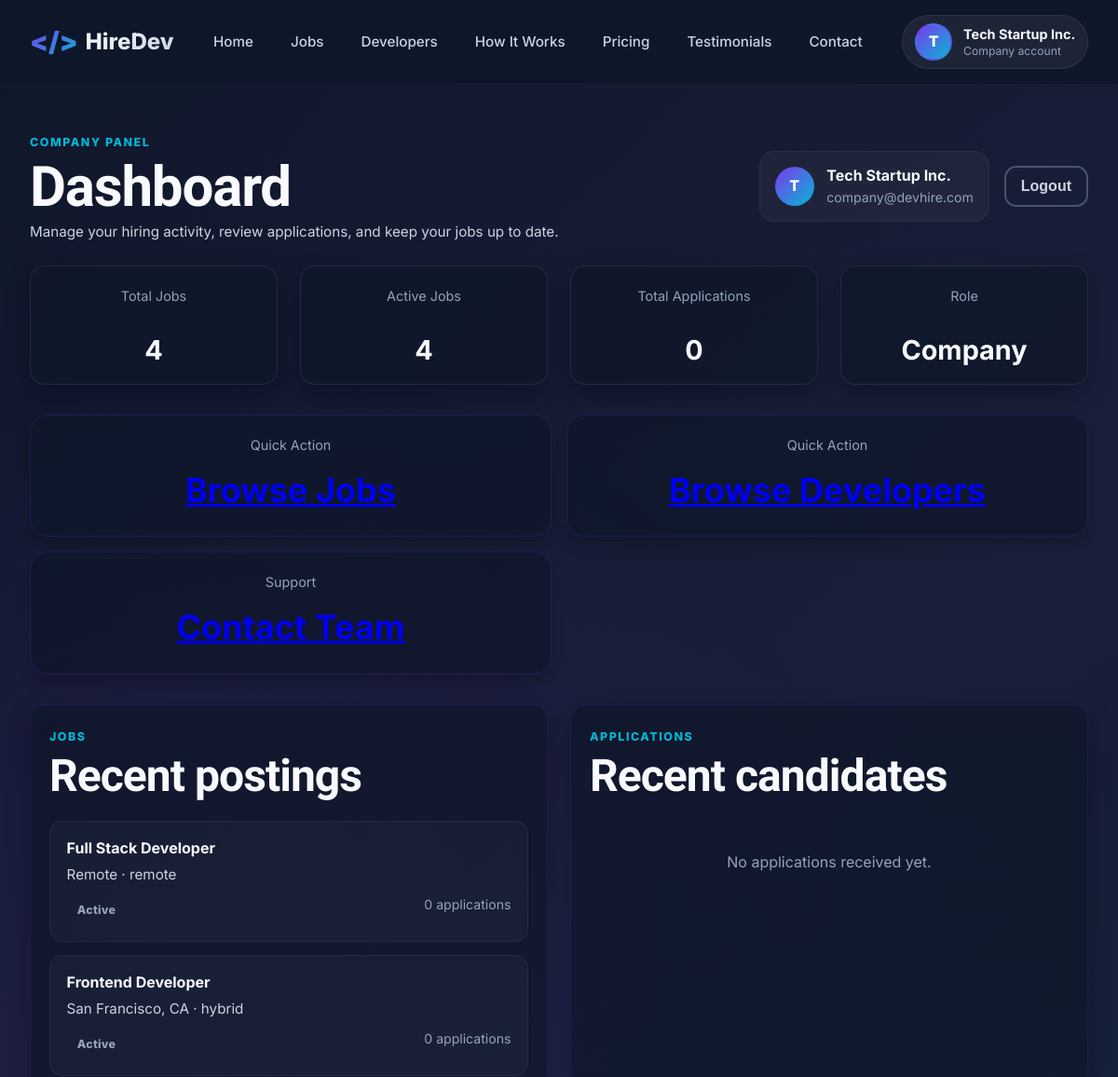
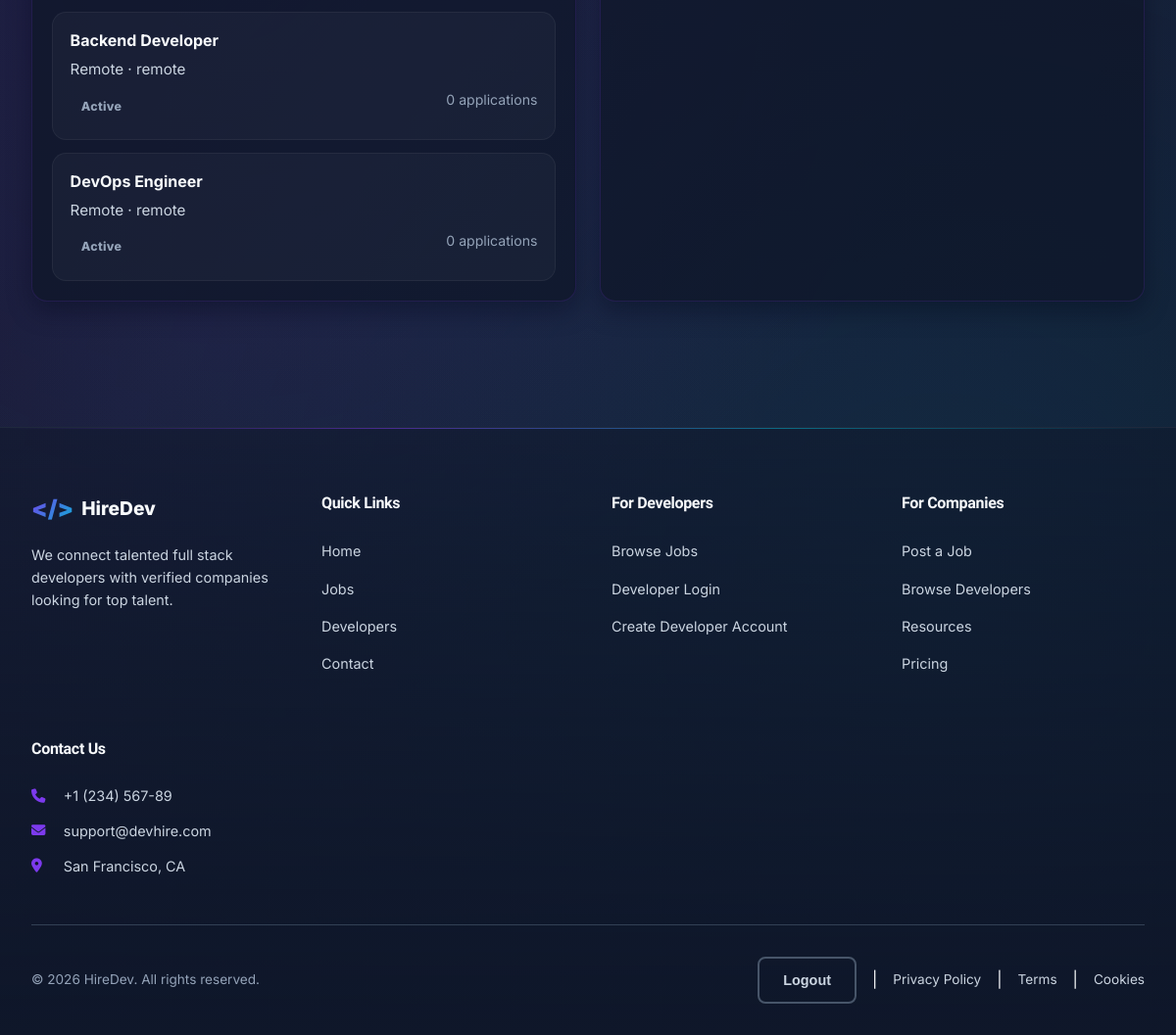
Screenshot of /DevHire/company/dashboard.php (signed in) with the database file from the repository (2 pictures, top to bottom).
### tables this page shows
CREATE TABLE users (
    id INT PRIMARY KEY AUTO_INCREMENT,
    fullName VARCHAR(255) NOT NULL,
    email VARCHAR(255) NOT NULL UNIQUE,
    password VARCHAR(255) NOT NULL,
    firebase_uid VARCHAR(255) DEFAULT NULL UNIQUE,
    provider VARCHAR(100) DEFAULT 'password',
    phone VARCHAR(20) DEFAULT NULL,
    role ENUM('developer', 'company') NOT NULL DEFAULT 'developer',
    experience VARCHAR(50) DEFAULT NULL,
    techStack LONGTEXT DEFAULT NULL,
    portfolio_url VARCHAR(255) DEFAULT NULL,
    company_name VARCHAR(255) DEFAULT NULL,
    company_description LONGTEXT DEFAULT NULL,
    profile_image VARCHAR(255) DEFAULT NULL,
    bio LONGTEXT DEFAULT NULL,
    verified BOOLEAN NOT NULL DEFAULT FALSE,
    last_login_at TIMESTAMP NULL DEFAULT NULL,
    created_at TIMESTAMP NOT NULL DEFAULT CURRENT_TIMESTAMP,
    updated_at TIMESTAMP NOT NULL DEFAULT CURRENT_TIMESTAMP ON UPDATE CURRENT_TIMESTAMP,
    INDEX idx_email (email),
    INDEX idx_role (role),
    INDEX idx_firebase_uid (firebase_uid),
    INDEX idx_provider (provider)
);

CREATE TABLE jobs (
    id INT PRIMARY KEY AUTO_INCREMENT,
    title VARCHAR(255) NOT NULL,
    company_id INT NOT NULL,
    description LONGTEXT NOT NULL,
    requirements LONGTEXT NOT NULL,
    salary_min INT DEFAULT NULL,
    salary_max INT DEFAULT NULL,
    experience_level VARCHAR(50) DEFAULT NULL,
    job_type ENUM('full-time', 'part-time', 'contract', 'freelance') NOT NULL DEFAULT 'full-time',
    work_mode ENUM('remote', 'hybrid', 'on-site') NOT NULL DEFAULT 'remote',
    location VARCHAR(255) DEFAULT NULL,
    tech_stack LONGTEXT DEFAULT NULL,
    applications_count INT NOT NULL DEFAULT 0,
    status ENUM('active', 'inactive', 'closed') NOT NULL DEFAULT 'active',
    featured BOOLEAN NOT NULL DEFAULT FALSE,
    created_at TIMESTAMP NOT NULL DEFAULT CURRENT_TIMESTAMP,
    updated_at TIMESTAMP NOT NULL DEFAULT CURRENT_TIMESTAMP ON UPDATE CURRENT_TIMESTAMP,
    CONSTRAINT fk_jobs_company FOREIGN KEY (company_id) REFERENCES users(id) ON DELETE CASCADE,
    INDEX idx_status (status),
    INDEX idx_company (company_id),
    INDEX idx_featured (featured),
    FULLTEXT INDEX ft_title_description (title, description)
);

### DevHire/company/dashboard.php (the view, shortened to what this page needs)
<?php
require_once __DIR__ . '/middleware.php';
$companyId = currentCompanyId();
$companyName = currentUserName();
$companyEmail = currentUserEmail();
$companyProfileStmt = $conn->prepare('SELECT fullName, email, company_name, company_description FROM users WHERE id = ? LIMIT 1');
$companyProfileStmt->bind_param('i', $companyId);
$companyProfileStmt->execute();
$companyProfile = $companyProfileStmt->get_result()->fetch_assoc() ?: [];
if (!empty($companyProfile)) {
    $companyName = (string) ($companyProfile['company_name'] ?? $companyProfile['fullName'] ?? $companyName);
    $companyEmail = (string) ($companyProfile['email'] ?? $companyEmail);
}
$totalJobsStmt = $conn->prepare('SELECT COUNT(*) AS total FROM jobs WHERE company_id = ?');
$totalJobsStmt->bind_param('i', $companyId);
$totalJobsStmt->execute();
$totalJobs = (int) ($totalJobsStmt->get_result()->fetch_assoc()['total'] ?? 0);
$activeJobsStmt = $conn->prepare("SELECT COUNT(*) AS total FROM jobs WHERE company_id = ? AND status = 'active'");
$activeJobsStmt->bind_param('i', $companyId);
$activeJobsStmt->execute();
$activeJobs = (int) ($activeJobsStmt->get_result()->fetch_assoc()['total'] ?? 0);
$applicationsStmt = $conn->prepare('SELECT COUNT(*) AS total FROM applications a INNER JOIN jobs j ON j.id = a.job_id WHERE j.company_id = ?');
$applicationsStmt->bind_param('i', $companyId);
$applicationsStmt->execute();
$totalApplications = (int) ($applicationsStmt->get_result()->fetch_assoc()['total'] ?? 0);
$recentApplicationsStmt = $conn->prepare('SELECT a.id, a.full_name, a.email, a.job_position, a.status, a.created_at, j.title AS job_title FROM applications a INNER JOIN jobs j ON j.id = a.job_id WHERE j.company_id = ? ORDER BY a.created_at DESC LIMIT 8');
$recentApplicationsStmt->bind_param('i', $companyId);
$recentApplicationsStmt->execute();
$recentApplications = $recentApplicationsStmt->get_result()->fetch_all(MYSQLI_ASSOC);
$recentJobsStmt = $conn->prepare('SELECT id, title, status, applications_count, location, work_mode, created_at FROM jobs WHERE company_id = ? ORDER BY created_at DESC LIMIT 6');
$recentJobsStmt->bind_param('i', $companyId);
$recentJobsStmt->execute();
$recentJobs = $recentJobsStmt->get_result()->fetch_all(MYSQLI_ASSOC);
include '../includes/header.php';
include '../includes/navbar.php';
?>
<section class="admin-shell">
    <div class="admin-hero">
        <div>
            <span class="eyebrow">Company Panel</span>
            <h1>Dashboard</h1>
            <p>Manage your hiring activity, review applications, and keep your jobs up to date.</p>
        </div>
        <div class="admin-hero-actions">
            <div class="admin-user-summary">
                <div class="admin-user-avatar"><?= htmlspecialchars(strtoupper(substr($companyName, 0, 1)), ENT_QUOTES, 'UTF-8') ?></div>
                <div>
                    <strong><?= htmlspecialchars($companyName, ENT_QUOTES, 'UTF-8') ?></strong>
                    <span><?= htmlspecialchars($companyEmail, ENT_QUOTES, 'UTF-8') ?></span>
                </div>
            </div>
            <?= renderLogoutForm('Logout', 'btn-secondary btn-inline') ?>
        </div>
    </div>
    <div class="dashboard-grid stats-grid-4">
        <article class="stat-card">
            <span>Total Jobs</span>
            <strong><?= number_format($totalJobs) ?></strong>
        </article>
        <article class="stat-card">
            <span>Active Jobs</span>
            <strong><?= number_format($activeJobs) ?></strong>
        </article>
        <article class="stat-card">
            <span>Total Applications</span>
            <strong><?= number_format($totalApplications) ?></strong>
        </article>
        <article class="stat-card">
            <span>Role</span>
            <strong>Company</strong>
        </article>
    </div>
    <div class="dashboard-grid stats-grid-2 mt-3">
        <article class="stat-card subtle">
            <span>Quick Action</span>
            <strong><a href="<?= appUrl('pages/jobs.php') ?>">Browse Jobs</a></strong>
        </article>
        <article class="stat-card subtle">
            <span>Quick Action</span>
            <strong><a href="<?= appUrl('pages/developers.php') ?>">Browse Developers</a></strong>
        </article>
        <article class="stat-card subtle">
            <span>Support</span>
            <strong><a href="<?= appUrl('pages/contact.php') ?>">Contact Team</a></strong>
        </article>
    </div>
    <div class="profile-panels panel-top-spacing">
        <section class="panel">
            <div class="panel-header">
                <div>
                    <span class="eyebrow">Jobs</span>
                    <h2>Recent postings</h2>
                </div>
            </div>
            <?php if (!empty($recentJobs)): ?>
                <div class="profile-list">
                    <?php foreach ($recentJobs as $job): ?>
                        <article class="profile-item-card">
                            <div>
                                <strong><?= htmlspecialchars($job['title'] ?? 'Untitled job', ENT_QUOTES, 'UTF-8') ?></strong>
                                <p><?= htmlspecialchars($job['location'] ?? 'Remote', ENT_QUOTES, 'UTF-8') ?> &middot; <?= htmlspecialchars($job['work_mode'] ?? 'remote', ENT_QUOTES, 'UTF-8') ?></p>
                            </div>
                            <div class="profile-item-meta">
                                <span class="status-badge status-<?= htmlspecialchars($job['status'] ?? 'active', ENT_QUOTES, 'UTF-8') ?>"><?= htmlspecialchars(ucfirst($job['status'] ?? 'active'), ENT_QUOTES, 'UTF-8') ?></span>
                                <span><?= number_format((int) ($job['applications_count'] ?? 0)) ?> applications</span>
                            </div>
                        </article>
                    <?php endforeach; ?>
                </div>
            <?php else: ?>
                <div class="empty-state">No jobs have been posted yet.</div>
            <?php endif; ?>
        </section>
        <section class="panel">
            <div class="panel-header">
                <div>
                    <span class="eyebrow">Applications</span>
                    <h2>Recent candidates</h2>
                </div>
            </div>
            <?php if (!empty($recentApplications)): ?>
                <div class="profile-list">
                    <?php foreach ($recentApplications as $application): ?>
                        <article class="profile-item-card">
                            <div>
                                <strong><?= htmlspecialchars($application['full_name'] ?? 'Applicant', ENT_QUOTES, 'UTF-8') ?></strong>
                                <p><?= htmlspecialchars($application['job_title'] ?? 'Job', ENT_QUOTES, 'UTF-8') ?> &middot; <?= htmlspecialchars($application['email'] ?? '', ENT_QUOTES, 'UTF-8') ?></p>
                            </div>
                            <div class="profile-item-meta">
                                <span class="status-badge status-<?= htmlspecialchars($application['status'] ?? 'pending', ENT_QUOTES, 'UTF-8') ?>"><?= htmlspecialchars(ucfirst($application['status'] ?? 'pending'), ENT_QUOTES, 'UTF-8') ?></span>
                                <span><?= htmlspecialchars(date('M j, Y', strtotime((string) $application['created_at'])), ENT_QUOTES, 'UTF-8') ?></span>
                            </div>
                        </article>
                    <?php endforeach; ?>
                </div>
            <?php else: ?>
                <div class="empty-state">No applications received yet.</div>
            <?php endif; ?>
        </section>
    </div>
</section>
<?php include '../includes/footer.php'; ?>

### rows the page displays
users: company_name "T", company_name "Tech Startup Inc.", email "company@devhire.com"
jobs: title "Full Stack Developer", location "Remote", work_mode "remote", status "Active", applications_count "0"
jobs: title "Frontend Developer", location "San Francisco, CA", work_mode "hybrid", status "Active", applications_count "0"
jobs: title "Backend Developer", location "Remote", work_mode "remote", status "Active", applications_count "0"
jobs: title "DevOps Engineer", location "Remote", work_mode "remote", status "Active", applications_count "0"

### other values shown
SITE_COMPANY_NAME "HireDev"
substr($displayName, 0, 1) "T"
$displayName "Tech Startup Inc."
roleLabel($currentRole) "Company"
$label "Logout Logout"
$totalJobs "4"
$activeJobs "4"
$totalApplications "0"
substr(CONTACT_PHONE, 0, 15) "+1 (234) 567-89"
CONTACT_SUPPORT_EMAIL "support@devhire.com"
